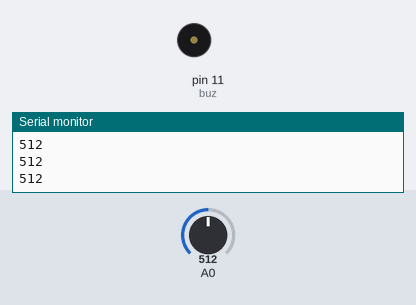
A sketch run on a simulated Arduino Uno, built with avr-gcc and run on an emulated ATmega328P. Shown: buzzer (waves = sounding), the last lines printed to the serial monitor. The inputs (shaded band) are chosen by the test bench; at power-on: A0 = 512.

Above: at 1.2 s.
1.3 s: A0 set to 417
2.8 s: A0 set to 389
At 2.96 s:
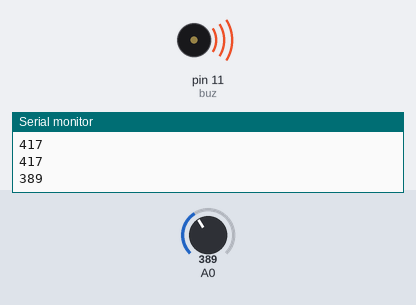
Timing chart, 0 to 11.8 s (numbered marks = the images above; inputs shaded):
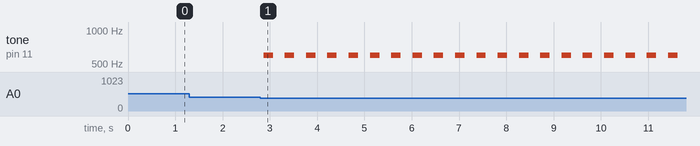

Measured:
- the behaviour switches between 400 and 399 on A0 (found by bisection; images 0 and 1)
- after the input at 2.8 s, tone on pin 11 (buz): alternates 600 Hz for 0.20 s and silent for 0.25 s, starting after 0.07 s

The sketch:

LDR_Light_Sensor.ino
```cpp
#define buz 11

void setup() {
    pinMode(buz,OUTPUT);
    Serial.begin(9600);
}

void loop() {
  int isik = analogRead(A0);
  Serial.println(isik);
  delay(50);

  if(isik < 400){
    tone(buz,600);
    delay(200);
    noTone(buz);
    delay(200);
  }
  else
  noTone(buz);
}
```
